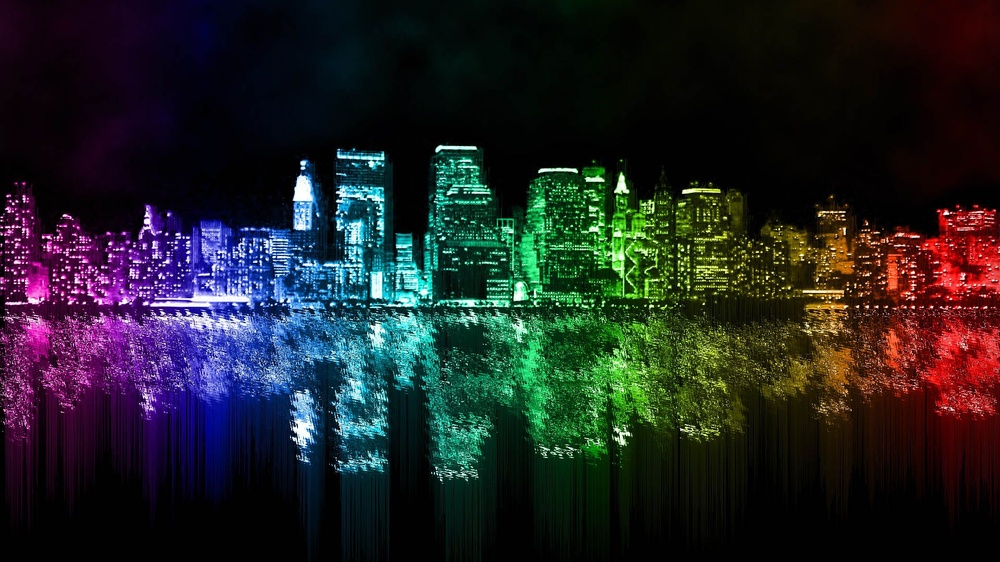
%> input picture HomeWorks/Histogram Comparison/1.jpg, 1000 x 562 px, shrunk from 1920 x 1080 before the run
$ octave program.m   (GNU Octave 9; MATLAB toolbox functions it lacks are replaced by stand-ins)
%> lines starting %> are read from the running program, lines starting %| are printed output that depends on the picture
qurry=imread('1.jpg');
%> qurry is the input picture: size 562x1000x3 uint8; mean R, G, B 32.5, 34.4, 36.4
directory=dir('C:\Users\Haseeb\Desktop\Matrix-Laboratory-MATLAB-\HomeWorks\Histogram Comparison\*.jpg');
for i=1:length(directory)
    filename=strcat('C:\Users\Haseeb\Desktop\Matrix-Laboratory-MATLAB-\HomeWorks\Histogram Comparison\',directory(i).name);
    imgs{i}=imread(filename);
end
qurryhist=sum(imhist(rgb2gray(qurry)));
%> qurryhist = 562000
for i=1:length(imgs)
    imghist{i}=sum(imhist(rgb2gray(imgs{i})));
end
%> this loop made 3 passes
%> after the loop, imghist = {562000, 95887, 89823}
subplot(size(imgs,2)+1,2,1),imshow(qurry);
title('Original');
subplot(size(imgs,2)+1,2,2),imhist(rgb2gray(qurry));
title('Histogram of Original Image');
for i=1:length(imgs)
    diff=abs(qurryhist-imghist{i});
    subplot(size(imgs,2)+1,2,(i+i)+1),imshow(imgs{i});
    ttext=strcat('Difference from Qurry Image',{' '},string(diff));
    title(ttext);
    subplot(size(imgs,2)+1,2,(i+i)+2),imhist(rgb2gray(imgs{i}));
    ttext=strcat('Histogram of',{' '},string(i),{' '},'Image');
    title(ttext);
end
%> this loop made 3 passes
%> diff on passes 1 to 3: 0, 466113, 472177
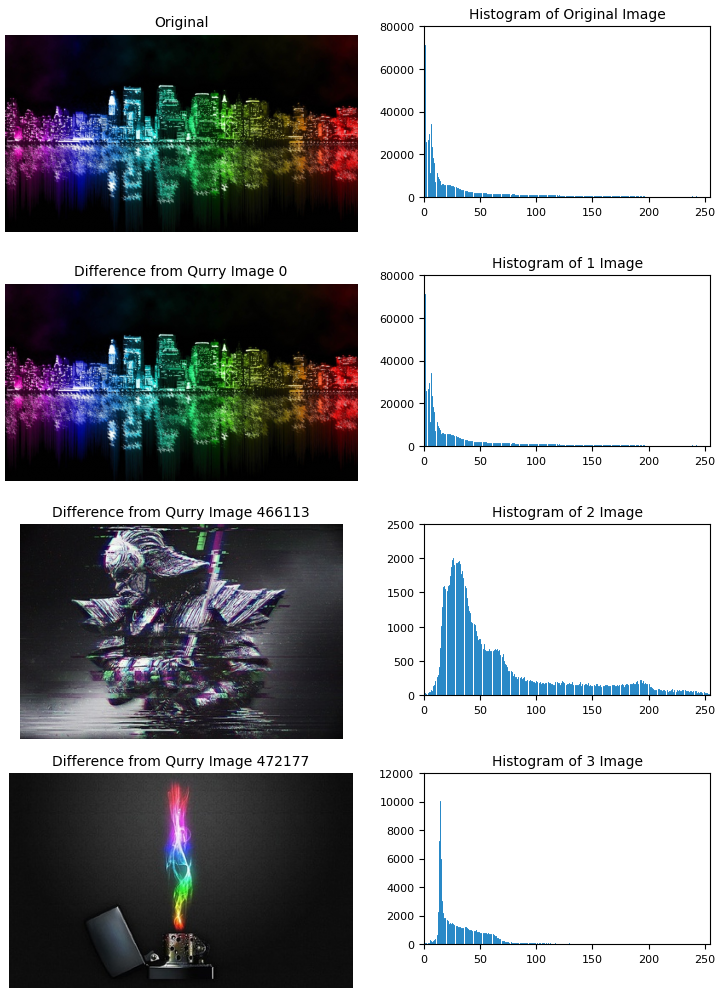
%> figure redrawn from the program's plot data, 8 panels
